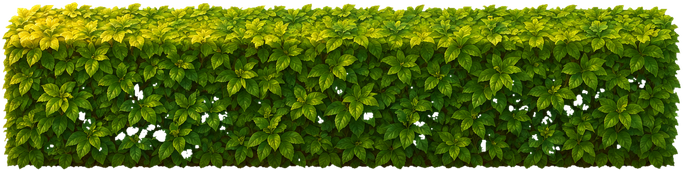
#> input picture assets/resources/ui/world/city4/city4_hedge.png, 683 x 170 px, given in place of city4_tree_pine.png, which was not available
$ python city_veg_grade.py
#> lines starting #> are read from the running program, lines starting #| are printed output that depends on the picture
# -*- coding: utf-8 -*-
"""主城植被压色(11-10 用户实机「看起来好别扭」):树 / 灌木 / 绿篱是高饱和黄绿,
跟哑光暖灰的精致风建筑不搭,像贴上去的。统一降饱和 + 压暗 + 往暖橄榄靠。
原图备份在 素材原始备份/city4-20261110-ground/,每次都从备份重算(可反复调参)。

用法:python tools/qa/city_veg_grade.py
"""
import os
import shutil
import sys

import numpy as np
from PIL import Image

ROOT = os.path.dirname(os.path.dirname(os.path.dirname(os.path.abspath(__file__))))
DST = os.path.join(ROOT, 'assets', 'resources', 'ui', 'world', 'city4')
BAK = os.path.join(ROOT, '素材原始备份', 'city4-20261110-ground')
NAMES = ['city4_tree_pine', 'city4_tree_oak', 'city4_cypress', 'city4_bush', 'city4_hedge']
SAT = 0.62          # 饱和度保留
GAIN = 0.86         # 整体压暗
TINT = np.array([1.0, 0.97, 0.86], np.float32)  # 暖橄榄(少一点蓝、绿稍收)


def main():
    os.makedirs(BAK, exist_ok=True)
    for n in NAMES:
        bak = os.path.join(BAK, n + '.png')
        if not os.path.exists(bak):
            shutil.copy2(os.path.join(DST, n + '.png'), bak)
        im = np.asarray(Image.open(bak).convert('RGBA')).astype(np.float32) / 255
        rgb, a = im[..., :3], im[..., 3:]
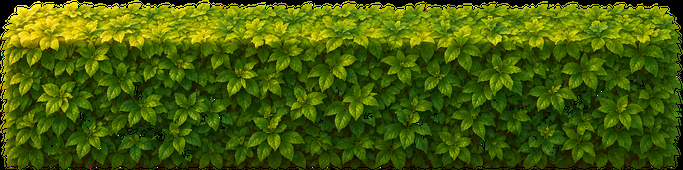
#> rgb: shape (170, 683, 3) float32; mean R, G, B 0.269, 0.362, 0.018
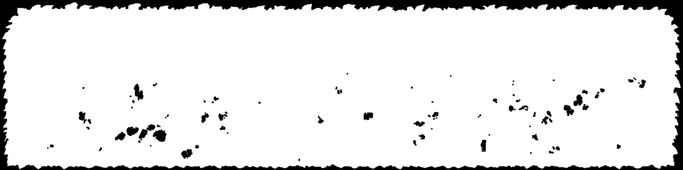
#> a: shape (170, 683, 1) float32; min 0, max 1, mean 0.904
        gray = (rgb * np.array([0.3, 0.59, 0.11], np.float32)).sum(-1, keepdims=True)
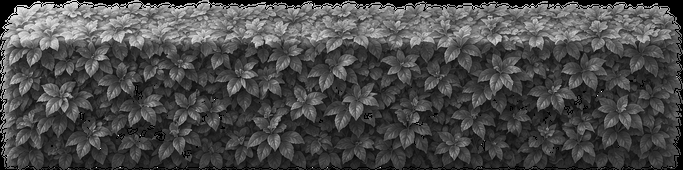
#> gray: shape (170, 683, 1) float32; min 0, max 1, mean 0.296
        out = (gray + (rgb - gray) * SAT) * GAIN * TINT
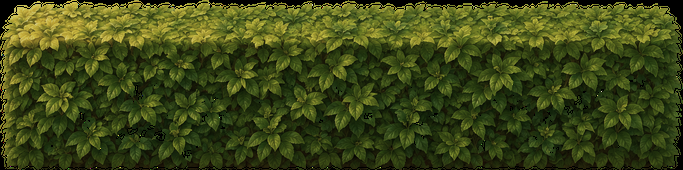
#> out: shape (170, 683, 3) float32; mean R, G, B 0.24, 0.281, 0.0915
        # 高光别全压:亮部回补一点,保留叶片层次
        out = out + np.clip(gray - 0.6, 0, 1) * 0.15
        res = np.concatenate([np.clip(out, 0, 1), a], -1)
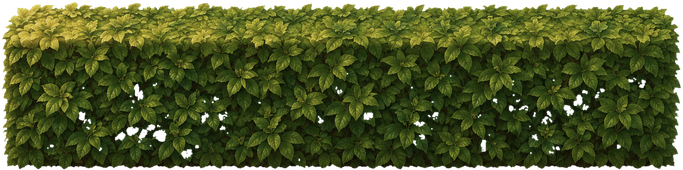
#> res: shape (170, 683, 4) float32; mean R, G, B, A 0.241, 0.282, 0.0926, 0.904; transparent parts drawn white
        Image.fromarray((res * 255).round().astype(np.uint8), 'RGBA').save(os.path.join(DST, n + '.png'))
        print('ok', n)
#> pass 2 of the loop in main, `for n in NAMES:`:
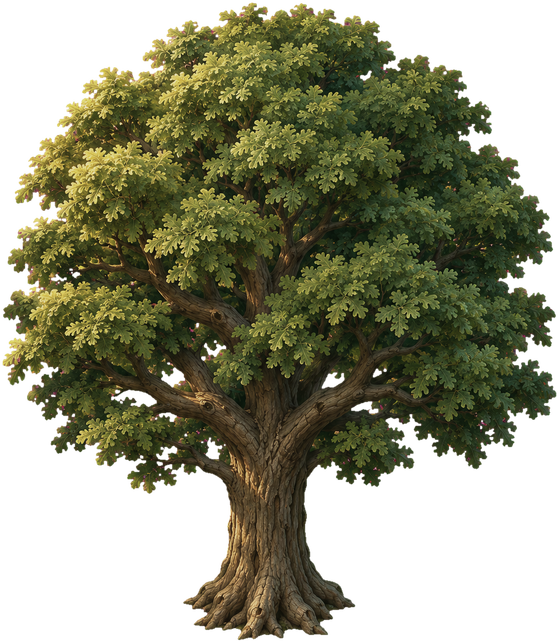
#> input picture assets/resources/ui/world/city4/city4_tree_oak.png, 559 x 641 px, found by its file name
#> im: shape (641, 559, 4) float32
#> rgb: shape (641, 559, 3) float32
#> a: shape (641, 559, 1) float32
#> in main, `gray = (rgb * np.array([0.3, 0.59, 0.11], np.float32)).sum(-1, keepdim..`:
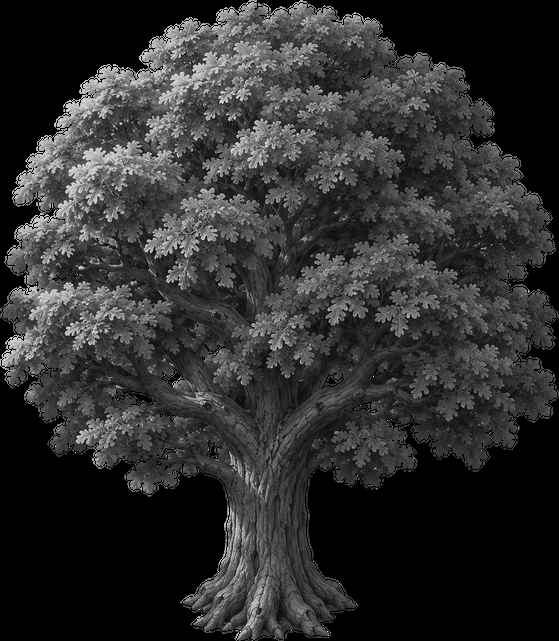
#> gray: shape (641, 559, 1) float32; min 0, max 0.892, mean 0.184
#> in main, `res = np.concatenate([np.clip(out, 0, 1), a], -1)`:
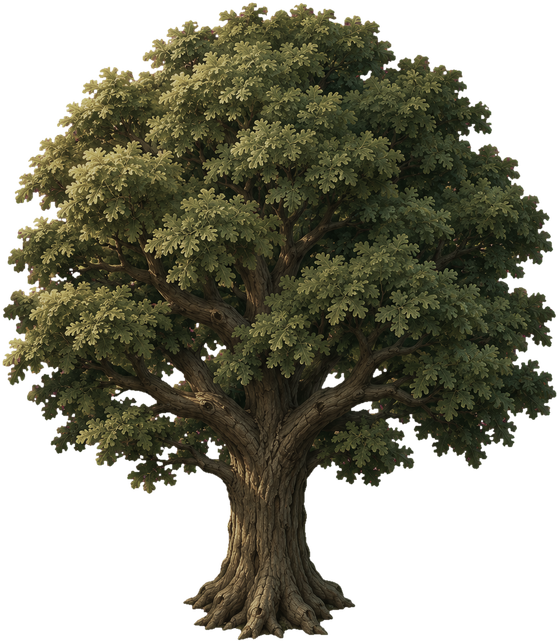
#> res: shape (641, 559, 4) float32; mean R, G, B, A 0.164, 0.16, 0.0989, 0.602; transparent parts drawn white


if __name__ == '__main__':
    if hasattr(sys.stdout, 'reconfigure'):
        sys.stdout.reconfigure(encoding='utf-8')
    main()
